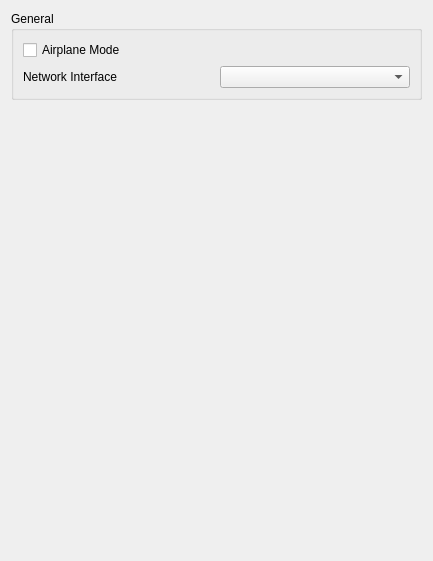
<?xml version="1.0" encoding="UTF-8"?>
<ui version="4.0">
 <class>ConfigureNetwork</class>
 <widget class="QWidget" name="ConfigureNetwork">
  <property name="geometry">
   <rect>
    <x>0</x>
    <y>0</y>
    <width>433</width>
    <height>561</height>
   </rect>
  </property>
  <property name="windowTitle">
   <string>Form</string>
  </property>
  <property name="accessibleName">
   <string>Network</string>
  </property>
  <layout class="QVBoxLayout" name="verticalLayout">
   <item>
    <layout class="QVBoxLayout" name="verticalLayout_3">
     <item>
      <widget class="QGroupBox" name="groupBox_2">
       <property name="title">
        <string>General</string>
       </property>
       <layout class="QGridLayout" name="gridLayout_2">
        <item row="0" column="0">
         <widget class="QCheckBox" name="airplane_mode">
          <property name="text">
           <string>Airplane Mode</string>
          </property>
          <property name="toolTip">
           <string>Disable all network functionality, similar to Nintendo Switch airplane mode</string>
          </property>
         </widget>
        </item>
        <item row="1" column="1">
         <widget class="QComboBox" name="network_interface"/>
        </item>
        <item row="1" column="0">
         <widget class="QLabel" name="label_4">
          <property name="text">
           <string>Network Interface</string>
          </property>
         </widget>
        </item>
       </layout>
      </widget>
     </item>
    </layout>
   </item>
   <item>
    <spacer name="verticalSpacer">
     <property name="orientation">
      <enum>Qt::Vertical</enum>
     </property>
     <property name="sizeHint" stdset="0">
      <size>
       <width>20</width>
       <height>40</height>
      </size>
     </property>
    </spacer>
   </item>
  </layout>
 </widget>
 <resources/>
 <connections/>
</ui>
